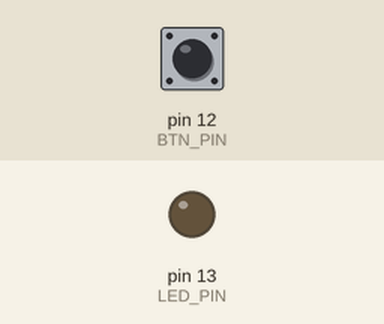
Recording of a sketch running on a simulated Arduino Uno, built with avr-gcc and run on an emulated ATmega328P. On the bench: output pins drawn as LEDs (lit = HIGH). Inputs (shaded band) come from the test bench; at power-on: pin 12 (BTN_PIN) LOW.

Above: at 1.2 s.
1.3 s: pin 12 (BTN_PIN) pulled HIGH for 0.15 s
At 1.37 s:
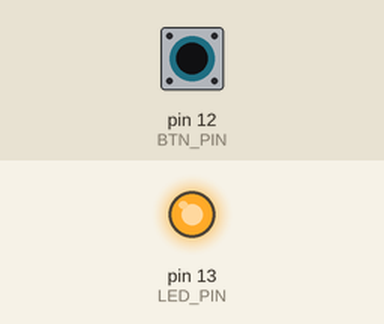
2.9 s: pin 12 (BTN_PIN) pulled HIGH for 3.2 s
At 7.2 s:
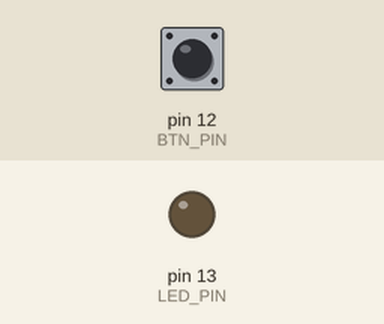
Timing chart, 0 to 8.7 s (numbered marks = the images above; inputs shaded):
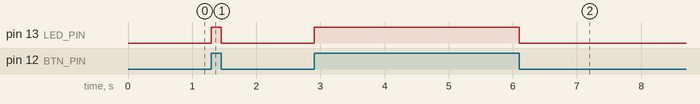

The sketch:

adafruit-feather-huzzah-led-button.ino
```cpp
/*
 *******************************************************************************
 * Description:
 * Sample code to turn a led on and off when pressing and releasing a button.
 * GitHub: https://github.com/flaviomauro/adafruit-feather-huzzah-led-button
 *******************************************************************************
 * Item list:
 *
 * - 1 x Adafruit Feather
 * - 1 x Micro USB cable
 * - 1 x Protoboard
 * - 1 x Led
 * - 2 x 300ohm resistors
 * - 7 x Jumper cables M/M
 *******************************************************************************
 * @author: Flavio H. C. Mauro
 * @date:   06-Jan-2017
 * LinkedIn: https://br.linkedin.com/in/flaviomauro
 *******************************************************************************
 */

const int LED_PIN = 13; // Led connected to GPIO 13/D7
const int BTN_PIN = 12; // Button connected to GPIO 12/D6
int btnPressed = 0; // We'll use "btnPressed" to read the button state

void setup(){
  pinMode(LED_PIN, OUTPUT);
  pinMode(BTN_PIN, INPUT);
}

void loop(){
  btnPressed = digitalRead(BTN_PIN);

  if (btnPressed == HIGH){ // Button being pressed
    digitalWrite(LED_PIN, HIGH); // Turn led on
  }
  else{ // Button is not being pressed
    digitalWrite(LED_PIN, LOW); // Turn led off
  }
}
```

Measured:
- after the input at 1.3 s, pin 13 (LED_PIN): LOW → HIGH at once, → LOW 0.15 s later
- after the input at 2.9 s, pin 13 (LED_PIN): LOW → HIGH at once, → LOW 3.2 s later
